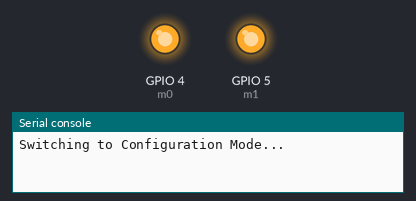
The program below on a simulated ESP32 board running MicroPython. On the bench: output pins drawn as LEDs (lit = HIGH), the last lines printed to the serial console. At 1.5 s the program stops and its outputs stay as they are.

Above: at 0.1 s.
At 1.6 s:
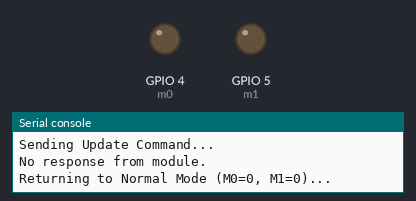
Timing chart, 0 to 3.0 s (numbered marks = the images above):
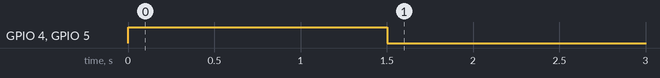

Measured:
- by itself, GPIO 4 (m0), GPIO 5 (m1): LOW → HIGH at 0.00 s, → LOW 1.5 s later

The program:

update_config.py
```python
import machine
import time

# --- 設定 (接続ピンに合わせて変更してください) ---
TX_PIN = 17
RX_PIN = 16
lora_uart = machine.UART(2, baudrate=9600, rx=RX_PIN, tx=TX_PIN, timeout=2000)

# M0, M1 ピンの設定 (GPIOで制御している場合)
m0 = machine.Pin(4, machine.Pin.OUT)
m1 = machine.Pin(5, machine.Pin.OUT)

def update_to_transparent():
    # 1. 設定モードへ移行
    print("Switching to Configuration Mode...")
    m0.value(1)
    m1.value(1)
    time.sleep(0.5)

    # 2. UARTバッファ掃除
    if lora_uart.any():
        lora_uart.read()

    # 3. 設定書き込みコマンド (C0: 保存して設定, 00: 開始アドレス, 08: 長さ)
    # 以下の 8バイト を送ります:
    # 0x00, 0x00 (アドレス)
    # 0x62 (UART:9600, 125kHz, SF7)
    # 0x00 (SubPacket:200, RSSI:off, Power:13dBm)
    # 0x00 (Channel: 0)
    # 0x03 (RSSI Byte:off, Transmit:Transparent(ここが0!), WOR:2000ms)
    # 0x00, 0x00 (Encryption Key)

    config_data = bytes([0x00, 0x00, 0x62, 0x00, 0x00, 0x00, 0x00, 0x00])
    cmd = bytes([0xC0, 0x00, 0x08]) + config_data

    print("Sending Update Command...")
    lora_uart.write(cmd)

    time.sleep(1.0)

    if lora_uart.any():
        res = lora_uart.read()
        if res[0] == 0xC1: # 書き込み成功時は C1 から始まる設定値が返ってくる仕様
            print("Success! Module updated to Transparent mode.")
            print("Response:", [hex(b) for b in res])
        else:
            print("Failed. Unexpected response:", [hex(b) for b in res])
    else:
        print("No response from module.")

    # 4. 通常モードに戻す
    print("Returning to Normal Mode (M0=0, M1=0)...")
    m0.value(0)
    m1.value(0)

if __name__ == "__main__":
    update_to_transparent()
```
